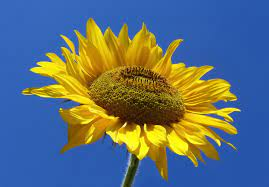
#> input picture Assignment4/download.jpg, 269 x 187 px, given in place of download.jfif, which was not available
$ jupyter execute 4_5798931742022700989.ipynb   (text cells are left out)
#> lines starting #> are read from the running program, lines starting #| are printed output that depends on the picture; pictures that were not available may be replaced by others from this repository, and a replacement may not be noted
[cell 1]
import cv2
import numpy as np
from matplotlib import pyplot as plt
from google.colab.patches import cv2_imshow

[cell 2]
img = cv2.imread('/content/download.jfif',0)
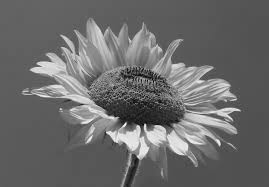
#> img: shape (187, 269); min 0, max 251, mean 106.5

hist,bins = np.histogram(img.flatten(),256,[0,256])
#> hist = 256 values, max 2894 at index 90, min 0 at index 2, mean 196.5; bins = 257 values from 0 to 256

cf = hist.cumsum()
#> cf = 256 values from 1 to 50303


plt.plot(cf, color = 'red')
plt.hist(img.flatten(),256,[0,256], color = 'blue')
plt.xlim([0,256])
plt.legend(('cdf','histogram'), loc = 'upper left')
plt.show()
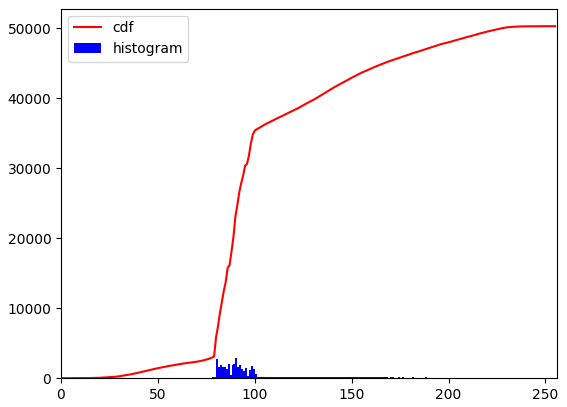
#> figure drawn by matplotlib, 1 panel; tallest bar 2894 high, from x = 90 to 91; curve peaks at x = 251, y = 50303

[cell 3]
cv2_imshow(img)

[cell 4]
img.shape
#> Out = (187, 269)

[cell 5]
equ = cv2.equalizeHist(img)
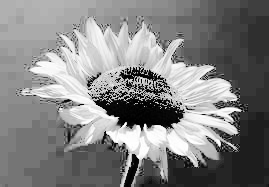
#> equ: shape (187, 269); min 0, max 255, mean 130.5
equ

[cell 6]
cv2_imshow(equ)

[cell 7]
hist1,bins = np.histogram(equ.flatten(),256,[0,256])
#> hist1 = 256 values, max 2894 at index 117, min 0 at index 17, mean 196.5
cf1 = hist1.cumsum()
#> cf1 = 256 values from 91 to 50303


plt.plot(cf1, color = 'r')
plt.hist(equ.flatten(),256,[0,256], color = 'blue')
plt.xlim([0,256])
plt.legend(('cdf','histogram'), loc = 'upper left')
plt.show()
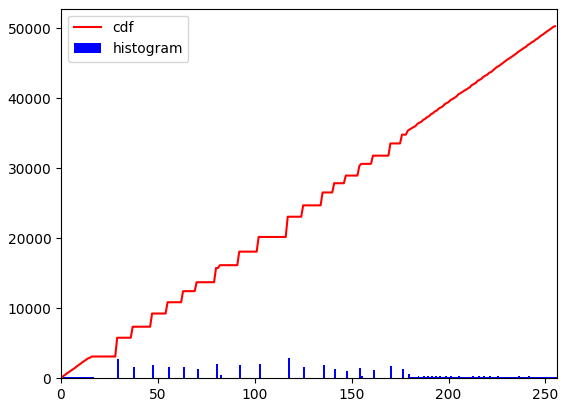
#> figure drawn by matplotlib, 1 panel; tallest bar 2894 high, from x = 117 to 118; curve peaks at x = 255, y = 50303

[cell 8]
import cv2
import numpy as np
import matplotlib.pyplot as plt

# Load the image
img = cv2.imread('/content/download.jfif', cv2.IMREAD_GRAYSCALE)

# Calculate the histogram
hist, bins = np.histogram(img.flatten(), 256, [0,256])

# Plot the histogram
plt.hist(img.flatten(), 256, [0,256], color='r')
plt.show()
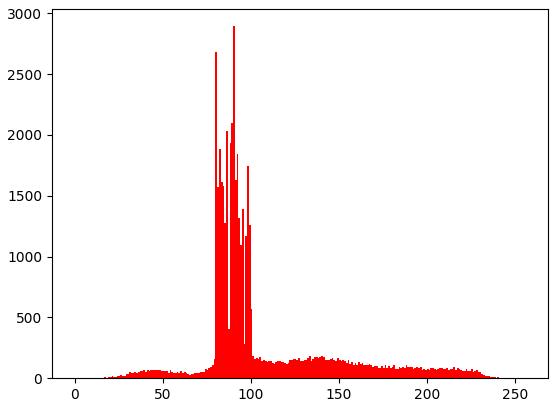
#> figure drawn by matplotlib, 1 panel; tallest bar 2894 high, from x = 90 to 91

[cell 9]
# Calculate the minimum and maximum intensity values in the image
min_val = np.min(img)
#> min_val = 0
max_val = np.max(img)
#> max_val = 251

# Create the lookup table
LUT = np.zeros(256, dtype=np.uint8)
LUT[min_val:max_val+1] = np.linspace(0, 255, max_val-min_val+1)

# Apply the LUT to the image
result = cv2.LUT(img, LUT)

# Display the result
cv2_imshow(result)
cv2.waitKey(0)
cv2.destroyAllWindows()

[cell 10]
img = cv2.imread('/content/download.jfif')
#> img is the input picture: shape (187, 269, 3); mean B, G, R 118.5, 110.9, 94
